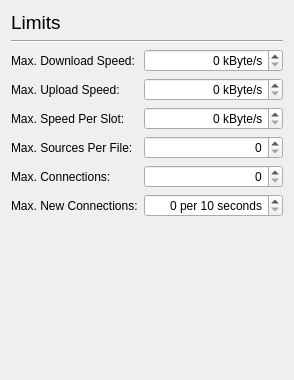
     <widget class="QWidget" name="Limits" >
      <layout class="QVBoxLayout" name="verticalLayout_2" >
       <item>
        <widget class="QLabel" name="label_25" >
         <property name="font" >
          <font>
           <pointsize>14</pointsize>
          </font>
         </property>
         <property name="text" >
          <string>Limits</string>
         </property>
        </widget>
       </item>
       <item>
        <widget class="Line" name="line_2" >
         <property name="orientation" >
          <enum>Qt::Horizontal</enum>
         </property>
        </widget>
       </item>
       <item>
        <layout class="QFormLayout" name="formLayout_2" >
         <property name="labelAlignment" >
          <set>Qt::AlignLeading|Qt::AlignLeft|Qt::AlignVCenter</set>
         </property>
         <item row="0" column="0" >
          <widget class="QLabel" name="downLabel" >
           <property name="sizePolicy" >
            <sizepolicy vsizetype="Preferred" hsizetype="Preferred" >
             <horstretch>50</horstretch>
             <verstretch>0</verstretch>
            </sizepolicy>
           </property>
           <property name="text" >
            <string>Max. Download Speed:</string>
           </property>
          </widget>
         </item>
         <item row="0" column="1" >
          <widget class="QSpinBox" name="downSpin" >
           <property name="sizePolicy" >
            <sizepolicy vsizetype="Fixed" hsizetype="Minimum" >
             <horstretch>1</horstretch>
             <verstretch>0</verstretch>
            </sizepolicy>
           </property>
           <property name="alignment" >
            <set>Qt::AlignRight</set>
           </property>
           <property name="suffix" >
            <string> kByte/s</string>
           </property>
           <property name="maximum" >
            <number>9999</number>
           </property>
          </widget>
         </item>
         <item row="1" column="0" >
          <widget class="QLabel" name="upLabel" >
           <property name="sizePolicy" >
            <sizepolicy vsizetype="Preferred" hsizetype="Preferred" >
             <horstretch>50</horstretch>
             <verstretch>0</verstretch>
            </sizepolicy>
           </property>
           <property name="text" >
            <string>Max. Upload Speed:</string>
           </property>
          </widget>
         </item>
         <item row="1" column="1" >
          <widget class="QSpinBox" name="upSpin" >
           <property name="sizePolicy" >
            <sizepolicy vsizetype="Fixed" hsizetype="Minimum" >
             <horstretch>1</horstretch>
             <verstretch>0</verstretch>
            </sizepolicy>
           </property>
           <property name="alignment" >
            <set>Qt::AlignRight</set>
           </property>
           <property name="suffix" >
            <string> kByte/s</string>
           </property>
           <property name="maximum" >
            <number>9999</number>
           </property>
          </widget>
         </item>
         <item row="2" column="0" >
          <widget class="QLabel" name="slotLabel" >
           <property name="sizePolicy" >
            <sizepolicy vsizetype="Preferred" hsizetype="Preferred" >
             <horstretch>50</horstretch>
             <verstretch>0</verstretch>
            </sizepolicy>
           </property>
           <property name="text" >
            <string>Max. Speed Per Slot:</string>
           </property>
          </widget>
         </item>
         <item row="2" column="1" >
          <widget class="QSpinBox" name="slotSpin" >
           <property name="sizePolicy" >
            <sizepolicy vsizetype="Fixed" hsizetype="Minimum" >
             <horstretch>1</horstretch>
             <verstretch>0</verstretch>
            </sizepolicy>
           </property>
           <property name="alignment" >
            <set>Qt::AlignRight</set>
           </property>
           <property name="suffix" >
            <string> kByte/s</string>
           </property>
           <property name="maximum" >
            <number>9999</number>
           </property>
          </widget>
         </item>
         <item row="3" column="0" >
          <widget class="QLabel" name="sourcesLabel" >
           <property name="sizePolicy" >
            <sizepolicy vsizetype="Preferred" hsizetype="Preferred" >
             <horstretch>50</horstretch>
             <verstretch>0</verstretch>
            </sizepolicy>
           </property>
           <property name="text" >
            <string>Max. Sources Per File:</string>
           </property>
          </widget>
         </item>
         <item row="3" column="1" >
          <widget class="QSpinBox" name="sourcesSpin" >
           <property name="sizePolicy" >
            <sizepolicy vsizetype="Fixed" hsizetype="Minimum" >
             <horstretch>1</horstretch>
             <verstretch>0</verstretch>
            </sizepolicy>
           </property>
           <property name="alignment" >
            <set>Qt::AlignRight</set>
           </property>
           <property name="suffix" >
            <string/>
           </property>
           <property name="maximum" >
            <number>9999</number>
           </property>
          </widget>
         </item>
         <item row="4" column="0" >
          <widget class="QLabel" name="connectionsLabel" >
           <property name="sizePolicy" >
            <sizepolicy vsizetype="Preferred" hsizetype="Preferred" >
             <horstretch>50</horstretch>
             <verstretch>0</verstretch>
            </sizepolicy>
           </property>
           <property name="text" >
            <string>Max. Connections:</string>
           </property>
          </widget>
         </item>
         <item row="4" column="1" >
          <widget class="QSpinBox" name="connectionsSpin" >
           <property name="sizePolicy" >
            <sizepolicy vsizetype="Fixed" hsizetype="Minimum" >
             <horstretch>1</horstretch>
             <verstretch>0</verstretch>
            </sizepolicy>
           </property>
           <property name="alignment" >
            <set>Qt::AlignRight</set>
           </property>
           <property name="suffix" >
            <string/>
           </property>
           <property name="maximum" >
            <number>9999</number>
           </property>
          </widget>
         </item>
         <item row="5" column="0" >
          <widget class="QLabel" name="newLabel" >
           <property name="sizePolicy" >
            <sizepolicy vsizetype="Preferred" hsizetype="Preferred" >
             <horstretch>50</horstretch>
             <verstretch>0</verstretch>
            </sizepolicy>
           </property>
           <property name="text" >
            <string>Max. New Connections:</string>
           </property>
          </widget>
         </item>
         <item row="5" column="1" >
          <widget class="QSpinBox" name="newSpin" >
           <property name="sizePolicy" >
            <sizepolicy vsizetype="Fixed" hsizetype="Minimum" >
             <horstretch>1</horstretch>
             <verstretch>0</verstretch>
            </sizepolicy>
           </property>
           <property name="alignment" >
            <set>Qt::AlignRight</set>
           </property>
           <property name="suffix" >
            <string> per 10 seconds</string>
           </property>
           <property name="maximum" >
            <number>9999</number>
           </property>
          </widget>
         </item>
        </layout>
       </item>
       <item>
        <spacer name="verticalSpacer_4" >
         <property name="orientation" >
          <enum>Qt::Vertical</enum>
         </property>
         <property name="sizeHint" stdset="0" >
          <size>
           <width>20</width>
           <height>152</height>
          </size>
         </property>
        </spacer>
       </item>
      </layout>
     </widget>
